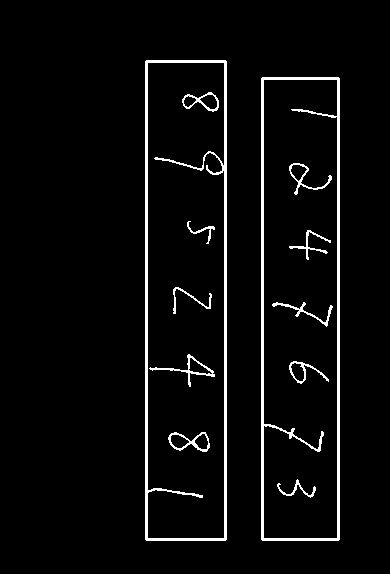
#> input picture process/0_A4.bmp_thre.png, 390 x 574 px, given as the content of the folder dataset, which was not available
$ python split.py   (older library calls are emulated)
#> lines starting #> are read from the running program, lines starting #| are printed output that depends on the picture; after the words box and inside, x2 and y2 are one past the last pixel; in counts of white or black regions, pixels touching at a corner belong together; pictures that were not available may be replaced by others from this repository, and a replacement may not be noted
### function.py
import os
import cv2
import numpy as np

READ_FOLDER = 'dataset'  # 需要处理的图片，经过矫正的
WRITE_FOLDER = 'write_folder'  # 最后得到的一个个的数字的图片
PROCESS_FOLDER = 'process'  # 被二值化、腐蚀之后的图片（预处理图片）
DIGITS_STR_FOLDER = 'strings'  # 一串一串的数字
# 调整以下参数可以获得合适的预处理图片
CROP_LEN = 10  # 被去掉的A4纸边缘的长度， 注意是每边
RESOLUTION = 28  # 28*28 for mnist dataset
kernel_connect = np.array([[1, 1, 1], [1, 0, 1], [1, 1, 1]], np.uint8)
# Elliptical Kernel
kernel_ellip = cv2.getStructuringElement(cv2.MORPH_ELLIPSE, (3, 3))
# Cross-shaped Kernel
# to manipulate the orientation of dilution, large x means
# horizonatally dilating more, large y means vertically dilating more
kernel_cross_h = cv2.getStructuringElement(cv2.MORPH_CROSS, (1, 8))
kernel_cross_w = cv2.getStructuringElement(cv2.MORPH_CROSS, (8, 1))


def is_vertical_writing(img):  # 判断图片里数字的书写方向，因为cv2.findContours是由下往上找的
    h, w = img.shape
    h_bin = np.zeros(h, np.uint16)  # 0 to 65535
    w_bin = np.zeros(w, np.uint16)
    x, y = np.where(img == 255)  # white
    for i in x:
        h_bin[i] = h_bin[i] + 1
    for j in y:
        w_bin[j] = w_bin[j] + 1
    # calculate the number of continuous zero (background)
    # areas in vertical (h) and horizontal (w) orientation
    n_h_zero_area = 0
    for i in range(h - 1):
        if h_bin[i] == 0 and h_bin[i + 1] != 0:
            n_h_zero_area = n_h_zero_area + 1
    n_w_zero_area = 0
    for i in range(w - 1):
        if w_bin[i] == 0 and w_bin[i + 1] != 0:
            n_w_zero_area = n_w_zero_area + 1

    if n_h_zero_area > n_w_zero_area:  # sparse vertically
        return True  # dense horizontally
    return False


# 输入一串数字（图片）将其分割为单个的数字，注意单个数字的图片大小还不是28*28
# [53 lines left out: functions split_digits_str, load_digits_arr_from_folder, not called in this run]


def find_digits_str(picture_name):  # 找出所有的数字串，这个对我们可能没有用处，因为我们总共只有一串
#> called with picture_name = '0_A4.bmp_thre.png'
    picture_path = os.path.join(READ_FOLDER, picture_name)
    img = cv2.imread(picture_path, 0)
#> img: shape (574, 390); 4.1% white; 12 white regions, largest, box (x1, y1, x2, y2) and area: (145, 60, 227, 541) 3712, (261, 77, 340, 541) 3533, (149, 354, 215, 387) 282
    if img is not None:
        height, width = img.shape
#> height = 574; width = 390
        thre_name = os.path.join(PROCESS_FOLDER, picture_name + '_thre.png')
        cropped = img[CROP_LEN:height - CROP_LEN, CROP_LEN:width - CROP_LEN]
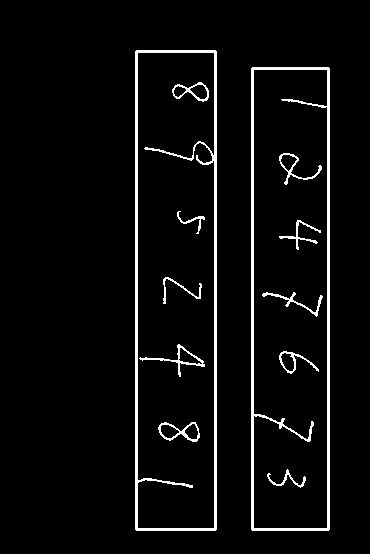
#> cropped: shape (554, 370); 4.5% white; 12 white regions, largest, box (x1, y1, x2, y2) and area: (135, 50, 217, 531) 3712, (251, 67, 330, 531) 3533, (139, 344, 205, 377) 282
        # 采用自适应阈值法，显著减少图片不连续或糊成一团的现象
        thresh_img = adaptive_Thresh(cropped, (31, 31))
#> in adaptive_Thresh, `i_mean = cv2.boxFilter(image, cv2.CV_32FC1, win_size)`:
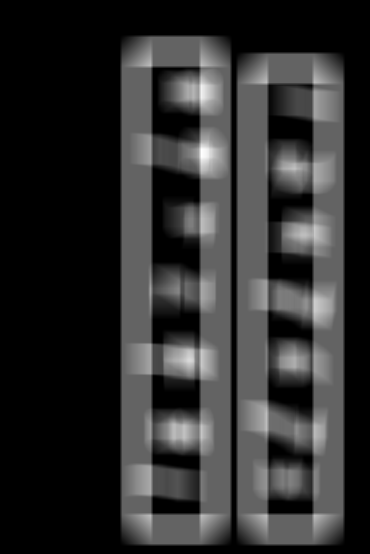
#> i_mean: shape (554, 370) float32; min 0, max 63.15, mean 11.5; drawn with min black and max white
#> in adaptive_Thresh, `out = image - (1.0 - ratio) * i_mean`:
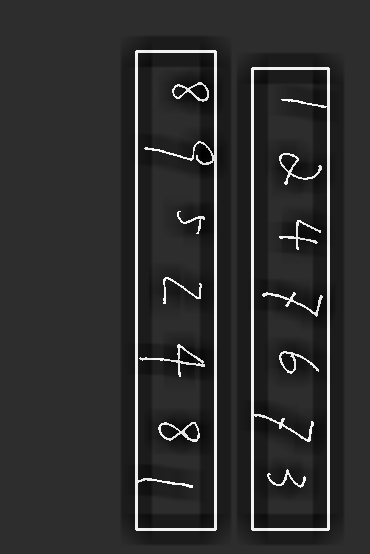
#> out: shape (554, 370) float32; min -53.68, max 247.1, mean 1.7; drawn with min black and max white
#> in adaptive_Thresh, `out[out >= 0] = 0`:
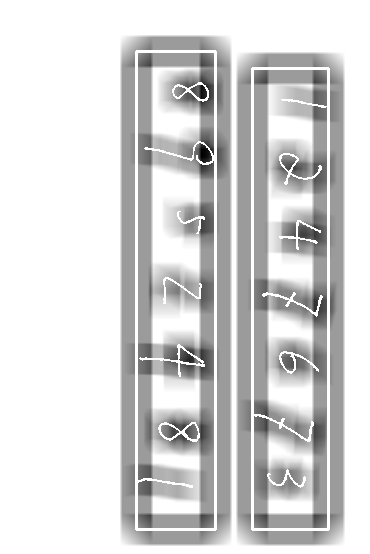
#> out: shape (554, 370) float32; 4.52% of pixels changed, all inside (x1, y1, x2, y2) = (135, 50, 330, 531); drawn with min black and max white
#> in adaptive_Thresh, `out[out < 0] = 255`:
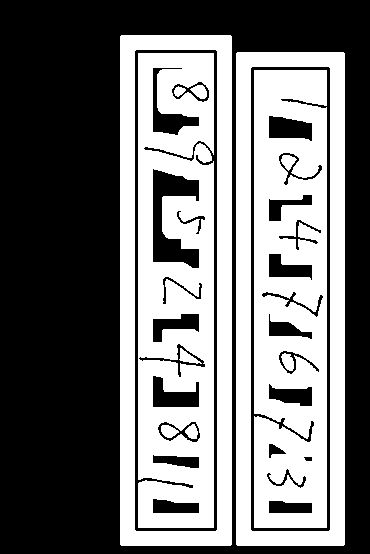
#> out: shape (554, 370) float32; 45.1% white; 11 white regions, largest, box (x1, y1, x2, y2) and area: (138, 53, 214, 528) 28292, (254, 70, 327, 528) 28188, (120, 35, 232, 546) 17790
        is_vertical = is_vertical_writing(thresh_img)
#> after the loop in is_vertical_writing, `for i in x:`: h_bin = 554 values, max 221 at index 531, min 0 at index 0, mean 166.9
#> after the loop in is_vertical_writing, `for j in y:`: w_bin = 370 values, max 511 at index 121, min 0 at index 0, mean 249.9
#> after the loop in is_vertical_writing, `for i in range(h - 1):`: n_h_zero_area = 1
#> after the loop in is_vertical_writing, `for i in range(w - 1):`: n_w_zero_area = 2
#> is_vertical = False
        dilated = cv2.dilate(thresh_img, kernel_ellip, iterations=1)
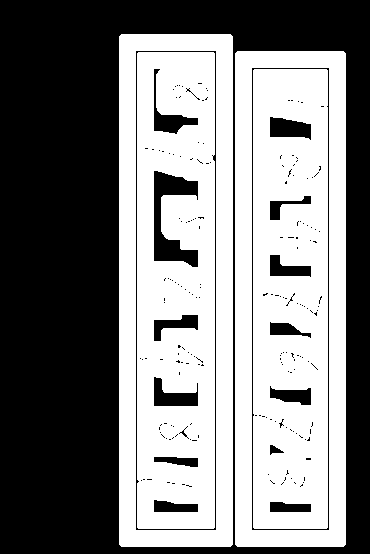
#> dilated: shape (554, 370); 50.4% white; 199 black regions (181 under 20 px), largest, box (x1, y1, x2, y2) and area: (0, 0, 370, 554) 91466, (154, 171, 198, 267) 1968, (136, 51, 216, 530) 1133
        if is_vertical:
            dilated = cv2.dilate(dilated, kernel_cross_h, iterations=10)
        else:
            dilated = cv2.dilate(dilated, kernel_cross_w, iterations=10)
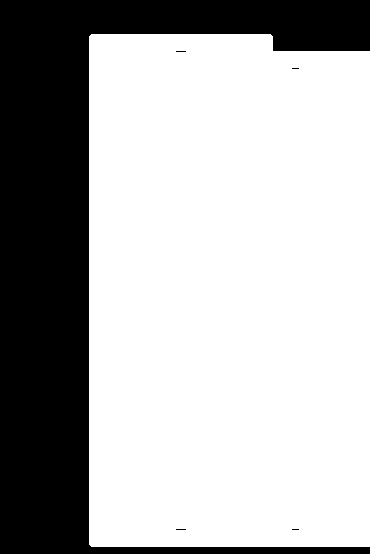
#> dilated: shape (554, 370); 69.5% white; 5 black regions (4 under 20 px)
        im_d, contours, hierarchy = cv2.findContours(dilated, cv2.RETR_EXTERNAL, cv2.CHAIN_APPROX_NONE)
#> contours = 1 contour; box (x1, y1, x2, y2) and area: (89, 34, 370, 547) 141706
        idx = 0
        for contour in contours:
            [x, y, w, h] = cv2.boundingRect(contour)
            if is_vertical and (w < 30 or w > 100 or h < 70 or h > 520):
                continue
            elif (is_vertical is False) and (h < 30 or h > 100 or w < 70 or w > 520):
                continue

            idx = idx + 1
            digits_str = thresh_img[y:y + h, x:x + w]
            save = np.rot90(digits_str)
            digit_path = os.path.join(DIGITS_STR_FOLDER, picture_name + str(idx) + "str.png")
            cv2.imwrite(digit_path, save)
            # digits_arr = split_digits_str(digits_str, fn + '_s' + str(idx), is_vertical)
            cv2.rectangle(thresh_img, (x, y), (x + w, y + h), (255, 0, 255), 2)
#> this loop made 1 pass
#> (x, y, w, h) on pass 1: (89, 34, 281, 513)
#> after the loop, idx = 0
        cv2.imwrite(thre_name, thresh_img)


def adaptive_Thresh(image, win_size, ratio=0.15):  # 定义了自适应阈值方法
    i_mean = cv2.boxFilter(image, cv2.CV_32FC1, win_size)
    out = image - (1.0 - ratio) * i_mean
    out[out >= 0] = 0  # 注意mnist数据集以黑色为底色
    out[out < 0] = 255
    out = out.astype(np.uint8)
    return out


# [23 lines left out: function get_box, not called in this run]

### split.py
import shutil
from function import *

if __name__ == "__main__":
    shutil.rmtree(PROCESS_FOLDER)
    os.mkdir(PROCESS_FOLDER)
    shutil.rmtree(DIGITS_STR_FOLDER)
    os.mkdir(DIGITS_STR_FOLDER)
    shutil.rmtree(WRITE_FOLDER)
    os.mkdir(WRITE_FOLDER)
    for filename in os.listdir(READ_FOLDER):
        find_digits_str(filename)
    for filename in os.listdir(DIGITS_STR_FOLDER):
        digits_string = cv2.imread(os.path.join(DIGITS_STR_FOLDER, filename), 0)
        split_digits_str(digits_string, filename, is_vertical_writing(digits_string))

$ run again, on process/4_A4.bmp_thre.png
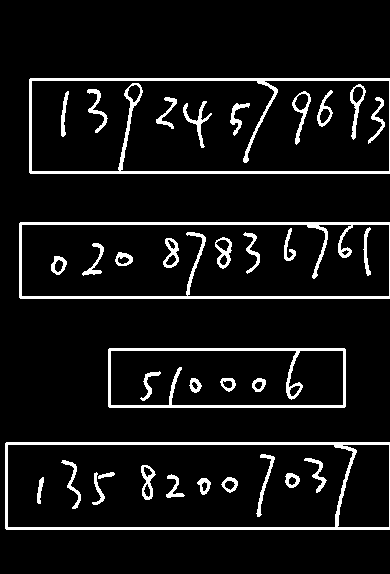
#> input picture process/4_A4.bmp_thre.png, 390 x 574 px, given as the content of the folder dataset, which was not available
#> img: shape (574, 390); 7.8% white; 36 white regions, largest, box (x1, y1, x2, y2) and area: (29, 78, 390, 174) 3252, (19, 222, 390, 299) 3184, (5, 442, 390, 530) 2985
#> cropped: shape (554, 370); 8.1% white; 38 white regions (1 under 20 px), largest, box (x1, y1, x2, y2) and area: (19, 68, 370, 164) 3102, (9, 212, 370, 289) 3053, (0, 432, 370, 520) 2569
#> in adaptive_Thresh, `out[out < 0] = 255`:
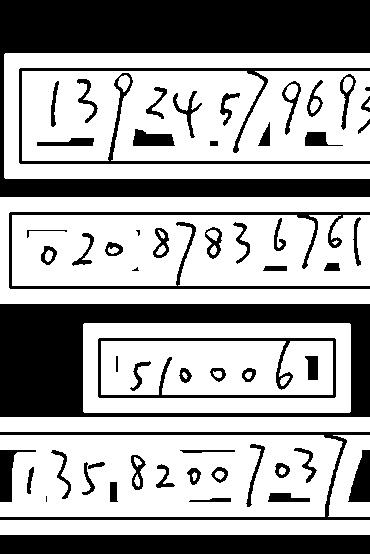
#> out: shape (554, 370) float32; 64.8% white; 60 black regions (4 under 20 px), largest, box (x1, y1, x2, y2) and area: (0, 0, 370, 197) 26776, (0, 304, 370, 417) 17694, (0, 535, 370, 554) 7030
#> after the loop in is_vertical_writing, `for i in x:`: h_bin = 554 values, max 370 at index 197, min 0 at index 0, mean 239.7
#> after the loop in is_vertical_writing, `for j in y:`: w_bin = 370 values, max 418 at index 97, min 167 at index 0, mean 358.9
#> after the loop in is_vertical_writing, `for i in range(h - 1):`: n_h_zero_area = 6
#> after the loop in is_vertical_writing, `for i in range(w - 1):`: n_w_zero_area = 0
#> is_vertical = True
#> in find_digits_str, `dilated = cv2.dilate(dilated, kernel_cross_h, iterations=10)`:
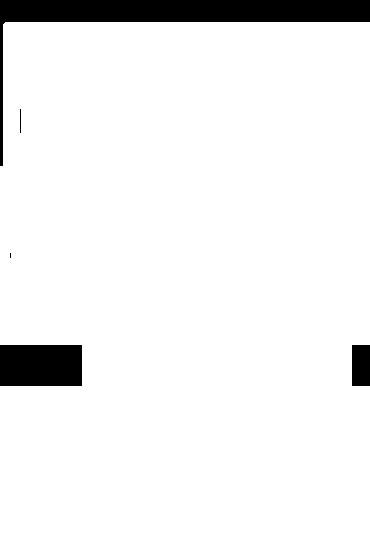
#> dilated: shape (554, 370); 93.8% white; 5 black regions (1 under 20 px)
#> contours = 1 contour; box (x1, y1, x2, y2) and area: (0, 22, 370, 554) 191308
#> the loop in find_digits_str, `for contour in contours:` made 1 pass
#> (x, y, w, h) on pass 1: (0, 22, 370, 532)
#> after the loop in find_digits_str, `for contour in contours:`: idx = 0

$ run again, on process/5_A4.bmp_thre.png
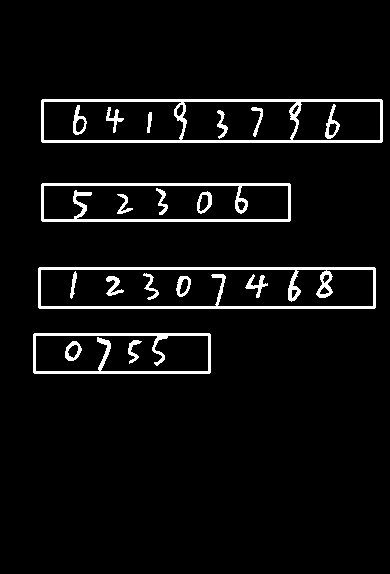
#> input picture process/5_A4.bmp_thre.png, 390 x 574 px, given as the content of the folder dataset, which was not available
#> img: shape (574, 390); 5.1% white; 20 white regions, largest, box (x1, y1, x2, y2) and area: (38, 267, 376, 309) 2809, (41, 99, 383, 143) 2655, (41, 183, 291, 222) 2054
#> cropped: shape (554, 370); 5.5% white; 20 white regions, largest, box (x1, y1, x2, y2) and area: (28, 257, 366, 299) 2809, (31, 89, 370, 133) 2525, (31, 173, 281, 212) 2054
#> in adaptive_Thresh, `out[out >= 0] = 0`:
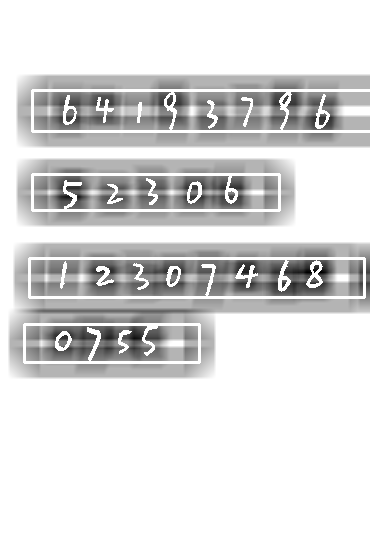
#> out: shape (554, 370) float32; min -72.17, max 0, mean -10; drawn with min black and max white
#> after the loop in is_vertical_writing, `for i in x:`: h_bin = 554 values, max 362 at index 309, min 0 at index 0, mean 132
#> after the loop in is_vertical_writing, `for j in y:`: w_bin = 370 values, max 280 at index 17, min 0 at index 0, mean 197.7
#> after the loop in is_vertical_writing, `for i in range(h - 1):`: n_h_zero_area = 3
#> after the loop in is_vertical_writing, `for i in range(w - 1):`: n_w_zero_area = 1
#> is_vertical = True
#> in find_digits_str, `dilated = cv2.dilate(dilated, kernel_cross_h, iterations=10)`:
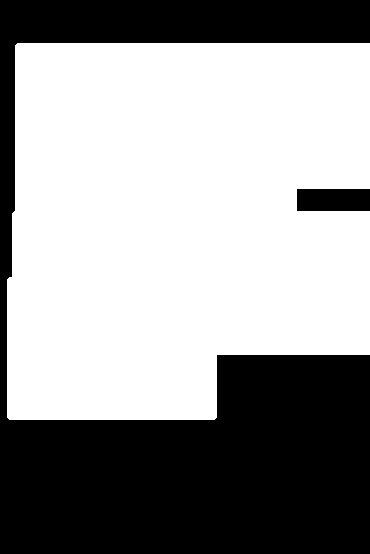
#> dilated: shape (554, 370); 60.3% white; 2 black regions
#> contours = 1 contour; box (x1, y1, x2, y2) and area: (7, 43, 370, 420) 122806
#> the loop in find_digits_str, `for contour in contours:` made 1 pass
#> (x, y, w, h) on pass 1: (7, 43, 363, 377)
#> after the loop in find_digits_str, `for contour in contours:`: idx = 0

$ run again, on process/6_A4.bmp_thre.png
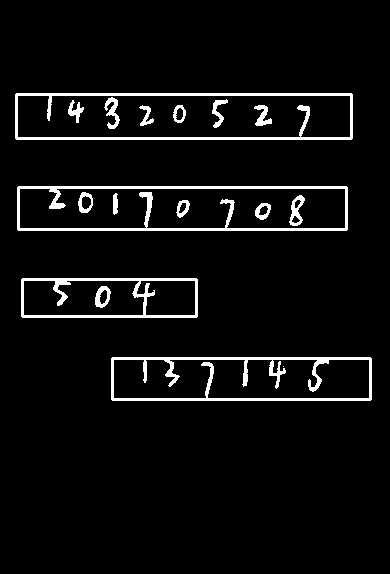
#> input picture process/6_A4.bmp_thre.png, 390 x 574 px, given as the content of the folder dataset, which was not available
#> img: shape (574, 390); 5.2% white; 17 white regions (1 under 20 px), largest, box (x1, y1, x2, y2) and area: (17, 186, 348, 231) 2723, (111, 357, 372, 401) 2671, (15, 93, 353, 140) 2511
#> cropped: shape (554, 370); 5.6% white; 17 white regions (1 under 20 px), largest, box (x1, y1, x2, y2) and area: (7, 176, 338, 221) 2723, (101, 347, 362, 391) 2671, (5, 83, 343, 130) 2511
#> after the loop in is_vertical_writing, `for i in x:`: h_bin = 554 values, max 358 at index 69, min 0 at index 0, mean 139.6
#> after the loop in is_vertical_writing, `for j in y:`: w_bin = 370 values, max 278 at index 188, min 30 at index 359, mean 209.1
#> after the loop in is_vertical_writing, `for i in range(h - 1):`: n_h_zero_area = 4
#> after the loop in is_vertical_writing, `for i in range(w - 1):`: n_w_zero_area = 0
#> is_vertical = True
#> in find_digits_str, `dilated = cv2.dilate(dilated, kernel_cross_h, iterations=10)`:
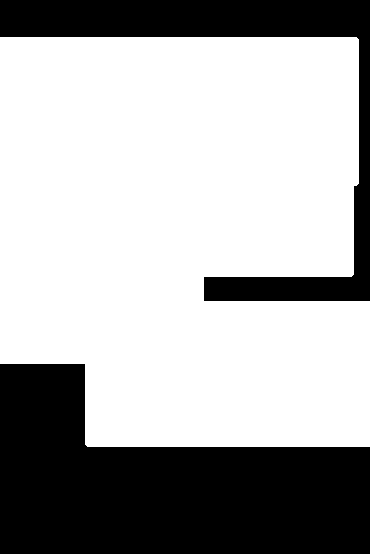
#> dilated: shape (554, 370); 67.1% white; 2 black regions
#> contours = 1 contour; box (x1, y1, x2, y2) and area: (0, 37, 370, 447) 136626
#> the loop in find_digits_str, `for contour in contours:` made 1 pass
#> (x, y, w, h) on pass 1: (0, 37, 370, 410)
#> after the loop in find_digits_str, `for contour in contours:`: idx = 0
